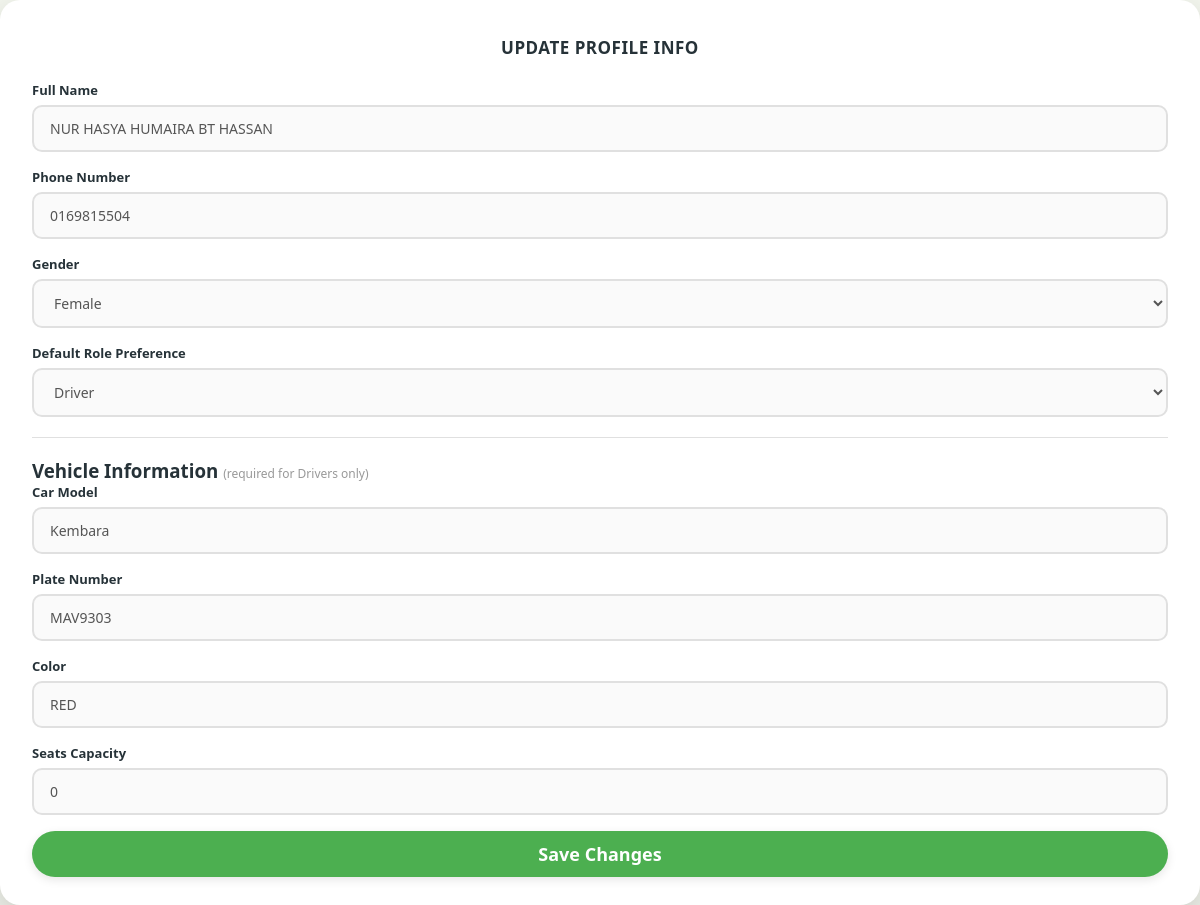
Page /profile/edit_profile.php (signed in) on the committed database.
### tables this page shows
CREATE TABLE `user` (
  `user_ID` int(5) NOT NULL,
  `name` varchar(100) NOT NULL,
  `email` varchar(100) NOT NULL,
  `password` varchar(255) NOT NULL,
  `phone_number` varchar(20) NOT NULL,
  `role` varchar(20) NOT NULL,
  `matric_number` varchar(10) NOT NULL,
  `gender` varchar(10) NOT NULL
);

CREATE TABLE `vehicle` (
  `vehicle_ID` int(5) NOT NULL,
  `plate_number` varchar(20) NOT NULL,
  `model` varchar(100) NOT NULL,
  `color` varchar(30) NOT NULL,
  `capacity` int(2) NOT NULL,
  `user_ID` int(5) NOT NULL
);

### profile/edit_profile.php (the view, shortened to what this page needs)
<?php
require_once '../config/database.php';
$user_id = $_SESSION['user_id'];
$user = $conn->query("SELECT * FROM user WHERE user_id='$user_id'")->fetch_assoc();
$vehicle_res = $conn->query("SELECT * FROM vehicle WHERE user_ID='$user_id' LIMIT 1");
$vehicle = $vehicle_res ? $vehicle_res->fetch_assoc() : null;
?>
<!DOCTYPE html>
<html lang="en">
<head>
    <link rel="stylesheet" href="../assets/css/style.css">
    <link rel="stylesheet" href="../assets/css/auth.css">
</head>
<body>
<div class="auth-container">
    <h2>Update Profile Info</h2>
    <form action="update_profile.php" method="POST" id="editProfileForm">
        <div class="form-group">
            <label>Full Name</label>
            <input type="text" name="name" value="<?php echo htmlspecialchars($user['name']); ?>" required>
        </div>
        <div class="form-group">
            <label>Phone Number</label>
            <input type="text" name="phone" value="<?php echo htmlspecialchars($user['phone_number']); ?>" required>
        </div>
        <div class="form-group">
            <label>Gender</label>
            <select name="gender">
                <option value="Female" <?php if($user['gender']=='Female') echo 'selected'; ?>>Female</option>
            </select>
        </div>
        <div class="form-group">
            <label>Default Role Preference</label>
            <select name="role" id="roleSelect">
                <option value="Driver" <?php if($user['role']=='Driver') echo 'selected'; ?>>Driver</option>
            </select>
        </div>
        <hr class="form-divider">
        <h3 id="vehicleHeading">Vehicle Information <span class="field-hint">(required for Drivers only)</span></h3>
        <div class="form-group">
            <label>Car Model</label>
            <input type="text" name="car_model" id="car_model" value="<?php echo htmlspecialchars($vehicle['model'] ?? ''); ?>">
        </div>
        <div class="form-group">
            <label>Plate Number</label>
            <input type="text" name="plate_number" id="plate_number" value="<?php echo htmlspecialchars($vehicle['plate_number'] ?? ''); ?>">
        </div>
        <div class="form-group">
            <label>Color</label>
            <input type="text" name="color" id="color" value="<?php echo htmlspecialchars($vehicle['color'] ?? ''); ?>">
        </div>
        <div class="form-group">
            <label>Seats Capacity</label>
            <input type="number" name="capacity" id="capacity" min="1" max="8" value="<?php echo htmlspecialchars($vehicle['capacity'] ?? '4'); ?>">
        </div>
        <button type="submit" class="btn btn-primary btn-full">Save Changes</button>
    </form>
</div>
</body>
</html>

### assets/css/style.css (style rules this page uses)
:root { --primary-green: #2E7D32; --light-green: #E8F5E9; --accent-green: #4CAF50; --bright-green: #76c442; --dark-green: #1B5E20; --bg-cream: #F1F8E9; --bg-page: #f5f8f0; --danger-red: #D32F2F; --danger-light: #FFEBEE; --text-dark: #263238; --text-muted: #546E7A; --border-radius: 16px; --card-shadow: 0 8px 24px rgba(46, 125, 50, 0.08); --navbar-green: #8bbe7a; }
* { box-sizing: border-box; margin: 0; padding: 0; font-family: 'Segoe UI', Roboto, Helvetica, Arial, sans-serif; }
body { background-color: var(--bg-page); color: var(--text-dark); min-height: 100vh; display: flex; flex-direction: column; }
.btn { padding: 11px 26px; border: none; border-radius: 25px; cursor: pointer; font-weight: 700; font-size: 18px; text-decoration: none; display: inline-flex; align-items: center; justify-content: center; gap: 8px; transition: all 0.2s ease; box-shadow: 0 3px 10px rgba(0,0,0,0.1); }
.btn-primary { background-color: var(--accent-green); color: white; }

### assets/css/auth.css (style rules this page uses)
.auth-container { width: 100%; background: #FFFFFF; padding: 36px 32px 28px; border-radius: 20px; box-shadow: 0 16px 48px rgba(0,0,0,0.22); position: relative; }
.auth-container h2 { text-align: center; color: var(--text-dark); margin-bottom: 22px; font-size: 17px; font-weight: 800; text-transform: uppercase; letter-spacing: 0.5px; }
.form-group { margin-bottom: 16px; }
.form-group label { display: block; margin-bottom: 6px; font-weight: 700; font-size: 13px; color: var(--text-dark); }
.form-group input, .form-group select, .form-group textarea { width: 100%; padding: 12px 16px; border: 2px solid #E0E0E0; border-radius: 10px; font-size: 14px; color: #555; background-color: #FAFAFA; transition: all 0.2s ease; outline: none; }
.form-divider { margin: 20px 0; border: none; border-top: 1px solid #E0E0E0; }
.field-hint { font-weight: 400; font-size: 12px; color: #999; }
.btn-full { width: 100%; }

### rows in the picture
user: name "NUR HASYA HUMAIRA BT HASSAN", phone "0169815504", gender "Female", role "Driver"
vehicle: car_model "Kembara", plate_number "MAV9303", color "RED", capacity "0"
